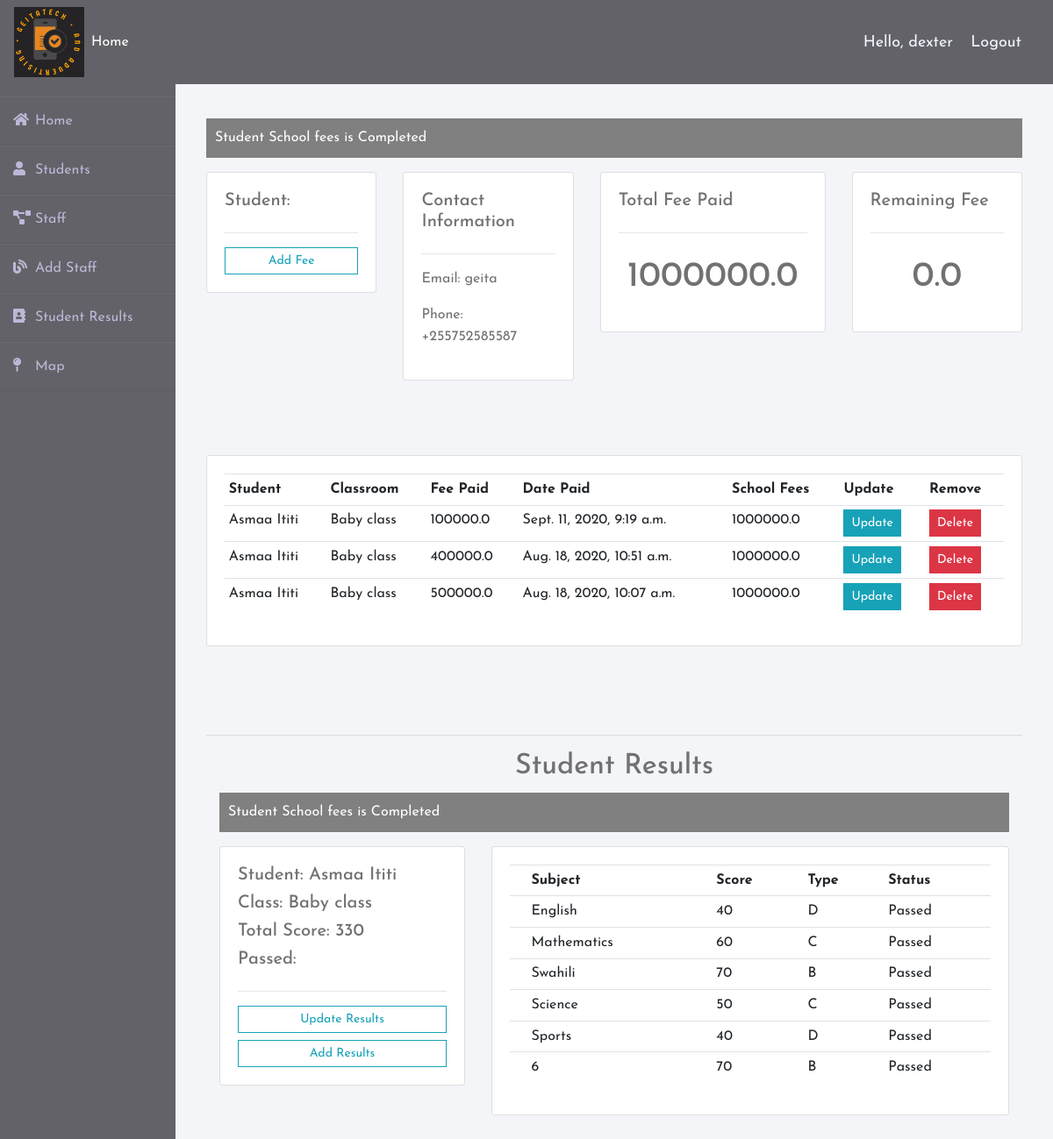
The page /student/1/ (signed in) on the database its author committed.
### website/models.py (models this page shows, shortened)
class Student(models.Model):
    GENDER =(
        (None, 'Choose gender'),
        ('Male', 'Male'),
        ('Female', 'Female'),
        )
    user = models.OneToOneField(User, null=True, blank=True, on_delete=models.CASCADE)
    name = models.CharField(max_length=200, null=True)
    classroom = models.ForeignKey('Classroom', on_delete=models.DO_NOTHING,null=True)
    phone_number = PhoneNumberField(null=True)
    gender = models.CharField(max_length=50, null=True, choices=GENDER)
    location = models.CharField(max_length=50, blank=True)
    profile_pic = models.ImageField(default='default.png',upload_to='profile_pics', null=True, blank=True)
    reports = models.FileField(upload_to='reports', null=True)
    results = models.FileField(upload_to='results', blank=True)
    publish_date = models.DateTimeField(auto_now_add=True)
    def __str__(self):
        return str(self.name)

class Fee(models.Model):
    student = models.ForeignKey(Student, on_delete=models.CASCADE, null=True,)
    classroom = models.ForeignKey(Classroom, on_delete=models.CASCADE, null=True)
    school_fees = models.FloatField(default=1000000)
    paid_fees = models.FloatField(null=False)
    remaining_fees = models.FloatField(blank=True)
    completed = models.BooleanField(null=False, default=False)
    publish_date = models.DateTimeField(auto_now_add=True)
    phase = models.ForeignKey(Phase, on_delete=models.CASCADE, null=True, blank=True)

class Classroom(models.Model):
    CLASSES = (
        (None, 'Select Class'),
        ('Baby class', 'Baby class'),
        ('Class 1', 'class 1'),
        ('Class 2', 'class 2'),
        ('Class 3', 'class 3'),
        ('Class 4', 'class 4'),
        ('Class 5', 'class 5'),
        ('Class 6', 'class 6'),
        ('Class 7', 'class 7'),
    )
    name = models.CharField(max_length=40, choices=CLASSES, blank=True, null=True)
    def __str__(self):
        return str(self.name)

class Result(models.Model):
    STATUS =(
        (None, 'Select status'),
        ('Pass', 'Pass'),
        ('Fail', 'Fail'),
        )
    SUBJECT=(
        (None, 'Select subjects'),
        ('English', 'English'),
        ('Mathematics', 'Mathematics'),
        ('Swahili', 'Swahili'),
        ('Science', 'Science'),
        ('Sports', 'Sports'),
    )
    student = models.ForeignKey(Student, on_delete=models.CASCADE, null=True,)
    classroom = models.ForeignKey(Classroom, on_delete=models.CASCADE, null=True)
    subject = models.CharField(max_length=50, blank=True, choices=SUBJECT, null=True)
    score = models.IntegerField(null=True, blank=True, default=0)
    language = models.CharField(max_length=50, blank=True)
    type = models.CharField(max_length=50, null=True)
    status = models.CharField(max_length=50, null=True, blank=True, choices=STATUS)
    publish_date = models.DateTimeField(auto_now_add=True)

### website/decorators.py (the view)
        def wrapper_func(request, *args, **kwargs):
            group = None
            if request.user.groups.exists():
                group = request.user.groups.all()[0].name
            if group in allowed_roles:
                return view_func(request, *args, **kwargs)
            else:
                return HttpResponse('You are not authorized to view this page')

### website/templates/website/students.html (shortened to what this page needs)
{%  extends 'website/main.html' %}
{% block content %}
	<br>
	<div class="container">
		{% for message in messages %}
		<p id="messages">{{message}}</p>
		{% endfor %}
<div class="row">
	<div class="col-md">
		<div class="card card-body">
			<h5>Student:</h5>
			<hr>
			<a class="btn btn-outline-info  btn-sm btn-block" href="{% url 'create_fee' student.id %}">Add Fee</a>
		</div>
	</div>
	<div class="col-md">
		<div class="card card-body">
			<h5>Contact Information</h5>
			<hr>
			<p>Email: {{student.location}}</p>
			<p>Phone: {{student.phone_number}}</p>
		</div>
	</div>
	<div class="col-md">
		<div class="card card-body">
			<h5>Total Fee Paid</h5>
			<hr>
			<h1 style="text-align: center;padding: 10px">{{ paid_fees.total_paid_fees}}</h1>
		</div>
	</div>
<div class="col-md">
	<div class="card card-body">
		<h5>Remaining Fee</h5>
		<hr>
		<h1 style="text-align: center;padding: 10px">{{ balance_fees }}</h1>
	</div>
</div>
</div>
<br>
<div class="row">
	<div class="col-md">
		<div class="card card-body">
			<table class="table table-sm">
				<tr>
					<th>Student</th>
                    <th>Classroom</th>
                    <th>Fee Paid</th>
					<th>Date Paid</th>
					<th>School Fees</th>
					<th>Update</th>
					<th>Remove</th>
				</tr>
				{% for fee in fees %}
				<tr>
					<td>{{fee.student}}</td>
                    <td>{{fee.classroom}}</td>
                    <td>{{fee.paid_fees}}</td>
					<td>{{fee.publish_date}}</td>
					<td>{{fee.school_fees}}</td>
					<td><a class="btn btn-sm btn-info" href="{% url 'update_fee' fee.id %}">Update</a></td>
					<td><a class="btn btn-sm btn-danger" href="{% url 'delete_fee' fee.id %}">Delete</a></td>
				</tr>
				{% endfor %}
			</table>
		</div>
	</div>
</div>
<br>
<hr>
<h2 style="text-align: center;">Student Results</h2>
<div class="container">
	{% for message in messages %}
	<p id="messages">{{message}}</p>
	{% endfor %}
<div class="row">
	<div class="col-md-4">
		<div class="card card-body">
			<h5>Student: <span>{{student}}</span></h5>
			<h5>Class: <span>{{student.classroom}}</span></h5>
			<h5>Total Score: <span>{{total_score}}</span></h5>
			<h5>Passed: </h5>
			<hr>
			<a class="btn btn-outline-info  btn-sm btn-block" href="#">Update Results</a>
			<a class="btn btn-outline-info  btn-sm btn-block" href="{% url 'add_result' student.id %}">Add Results</a>
		</div>
	</div>
<br>
	<div class="col-md-8">
		<div class="card card-body">
			<table class="table table-sm">
				<tr>
					<th></th>
					<th>Subject</th>
					<th>Score</th>
					<th>Type</th>
					<th>Status</th>
				</tr>
				{% for result in results %}
				<tr>
					<td></td>
					<td>{{result.subject}}</td>
					<td>{{result.score}}</td>
					<td>{{result.type}}</td>
					<td>{{result.status}}</td>
				</tr>
				{% endfor %}
			</table>
		</div>
	</div>
	</div>
</div>
</body>
</html>
{% endblock %}

### website/templates/website/main.html (shortened to what this page needs)
{% load static %}
<!DOCTYPE html>
<html lang="en">
<head>
    <link rel="stylesheet" href="https://stackpath.bootstrapcdn.com/bootstrap/4.5.2/css/bootstrap.min.css">
    <link rel="stylesheet" href="{% static 'website/main.css' %}">
    <link rel="stylesheet" href="{% static 'website/main.js' %}">
    <link rel="stylesheet" href="https://use.fontawesome.com/releases/v5.8.1/css/all.css">
</head>
<body>
<div class="wrapper">
    <div class="sidebar">
        <div class="toggle-btn" onclick="toggleSidebar()">
        <ul>
            <li><a href="{% url 'home' %}"><i class="fas fa-home"></i>Home</a></li>
            <li><a href="{% url 'students' %}"><i class="fas fa-user"></i>Students</a></li>
            <li><a href="{% url 'teachers' %}"><i class="fas fa-project-diagram"></i>Staff</a></li>
            <li><a href="{% url 'staff' %}"><i class="fas fa-blog"></i>Add Staff</a></li>
            <li><a href="#"><i class="fas fa-address-book"></i>Student Results</a></li>
            <li><a href="#"><i class="fas fa-map-pin"></i>Map</a></li>
        </ul>
    </div>
    </div>
    <div class="main_content">
        {% load static %}
<nav class="navbar navbar-expand-lg fixed-top">
    <div class="logo">
        <a href="{% url 'home' %}">
          <img class="circular" src="/media/profile_pics/mylogo.gif" width="80" height="80">
        </a>
      </div>
    <div class="collapse navbar-collapse" id="navbarNav">
      <ul class="navbar-nav">
        {% if request.user.is_staff %}
        <li class="nav-item active">
          <a class="nav-link text-white" href="#">Home</a>
        </li>
        <br>
        {% else %}
        <li id="nav-item">
          <a id="nav-link text-white" href="{% url 'account' %}">Settings</a>
        </li>
        {% endif %}
      </ul>
    </div>
    <span class='hello-msg'>Hello, {{request.user}}</span>
    <span><a class="hello-msg" href="{% url 'logout' %}"">Logout</a></span>
  </nav>
        <div class="info">
          {% block content %}{% endblock %}
</body>
</html>

### website/static/website/main.css (style rules this page uses)
* { margin: 0; padding: 0; box-sizing: border-box; list-style: none; text-decoration: none; font-family: 'Josefin Sans', sans-serif; }
body { background-color: #f3f5f9; margin-top: 5rem; }
.wrapper { display: flex; position: relative; }
.wrapper .sidebar { width: 200px; height: 100%; background: #636268; padding: 30px 0px; position: fixed; }
.wrapper .sidebar ul li { padding: 15px; border-bottom: 1px solid #bdb8d7; border-bottom: 1px solid rgba(0,0,0,0.05); border-top: 1px solid rgba(255,255,255,0.05); }
.wrapper .sidebar ul li a { color: #bdb8d7; display: block; }
.wrapper .sidebar ul li a .fas { width: 25px; }
.wrapper .main_content { width: 100%; margin-left: 200px; }
.wrapper .main_content .info { margin: 20px; color: #717171; line-height: 25px; }
.wrapper .main_content .info div { margin-bottom: 20px; }
.navbar { background-color: #636268; color: white; }
#messages { background-color: grey; color: #fff; padding: 10px; margin-top: 10px; }
.btn { border-radius: 0; }

### website/templates/website/main.html (style rules this page uses)
.hello-msg { color: aliceblue; font-size: 18px; margin-right: 20px; }

### rows shown on the page
Student: location "geita", phone_number "+255752585587", name "Asmaa Ititi", classroom "Baby class"
Fee: student "Asmaa Ititi", classroom "Baby class", paid_fees "100000.0", publish_date "Sept. 11, 2020, 9:19 a.m.", school_fees "1000000.0"
Fee: student "Asmaa Ititi", classroom "Baby class", paid_fees "400000.0", publish_date "Aug. 18, 2020, 10:51 a.m.", school_fees "1000000.0"
Fee: student "Asmaa Ititi", classroom "Baby class", paid_fees "500000.0", publish_date "Aug. 18, 2020, 10:07 a.m.", school_fees "1000000.0"
Result: subject "English", score "40", type "D", status "Passed"
Result: subject "Mathematics", score "60", type "C", status "Passed"
Result: subject "Swahili", score "70", type "B", status "Passed"
Result: subject "Science", score "50", type "C", status "Passed"
Result: subject "Sports", score "40", type "D", status "Passed"
Result: subject "6", score "70", type "B", status "Passed"

### other values the page prints
{{ request.user }} "dexter"
{{ message }} "Student School fees is Completed"
{{ paid_fees.total_paid_fees }} "1000000.0"
{{ balance_fees }} "0.0"
{{ total_score }} "330"
